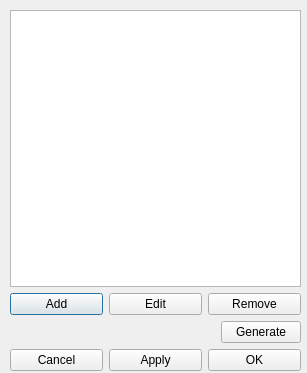
<?xml version="1.0" encoding="UTF-8"?>
<ui version="4.0">
 <class>PointListEditDialog</class>
 <widget class="QDialog" name="PointListEditDialog">
  <property name="geometry">
   <rect>
    <x>0</x>
    <y>0</y>
    <width>307</width>
    <height>373</height>
   </rect>
  </property>
  <property name="windowTitle">
   <string>Dialog</string>
  </property>
  <widget class="QWidget" name="">
   <property name="geometry">
    <rect>
     <x>10</x>
     <y>10</y>
     <width>291</width>
     <height>361</height>
    </rect>
   </property>
   <layout class="QVBoxLayout" name="verticalLayout">
    <item>
     <widget class="QListWidget" name="listWidget"/>
    </item>
    <item>
     <layout class="QHBoxLayout" name="horizontalLayout_2">
      <item>
       <widget class="QPushButton" name="addButton">
        <property name="text">
         <string>Add</string>
        </property>
       </widget>
      </item>
      <item>
       <widget class="QPushButton" name="editButton">
        <property name="text">
         <string>Edit</string>
        </property>
       </widget>
      </item>
      <item>
       <widget class="QPushButton" name="removeButton">
        <property name="text">
         <string>Remove</string>
        </property>
       </widget>
      </item>
     </layout>
    </item>
    <item>
     <layout class="QHBoxLayout" name="horizontalLayout_3">
      <item>
       <spacer name="horizontalSpacer">
        <property name="orientation">
         <enum>Qt::Horizontal</enum>
        </property>
        <property name="sizeHint" stdset="0">
         <size>
          <width>40</width>
          <height>20</height>
         </size>
        </property>
       </spacer>
      </item>
      <item>
       <widget class="QPushButton" name="generateButton">
        <property name="text">
         <string>Generate</string>
        </property>
       </widget>
      </item>
     </layout>
    </item>
    <item>
     <layout class="QHBoxLayout" name="horizontalLayout">
      <item>
       <widget class="QPushButton" name="cancelButton">
        <property name="text">
         <string>Cancel</string>
        </property>
       </widget>
      </item>
      <item>
       <widget class="QPushButton" name="applyButton">
        <property name="text">
         <string>Apply</string>
        </property>
       </widget>
      </item>
      <item>
       <widget class="QPushButton" name="okButton">
        <property name="text">
         <string>OK</string>
        </property>
       </widget>
      </item>
     </layout>
    </item>
   </layout>
  </widget>
 </widget>
 <resources/>
 <connections/>
</ui>
